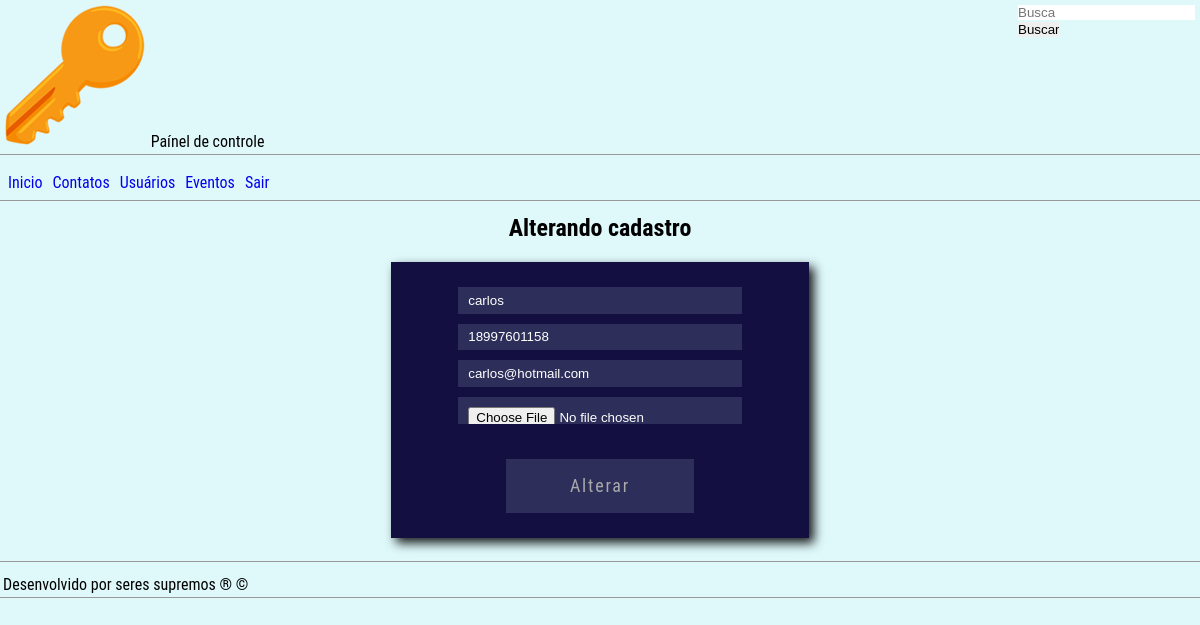
Before: /ctrlweb/contatoUp.php?id=2 (signed in) with the older database file.
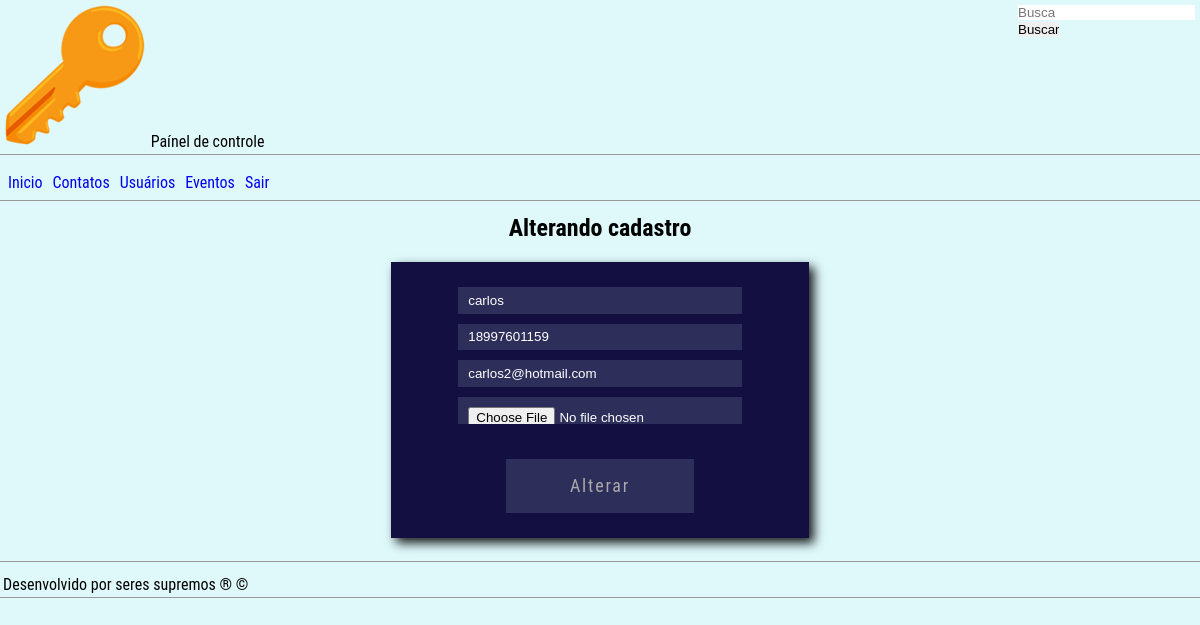
After: the same page with the newer database file.
### tables this page shows
CREATE TABLE `contatos` (
  `idcontatos` int(11) NOT NULL,
  `nome` varchar(45) NOT NULL,
  `tel` varchar(12) NOT NULL,
  `email` varchar(90) DEFAULT NULL,
  `foto` varchar(200) DEFAULT NULL,
  `users_idusers` int(11) NOT NULL
);

### ctrlweb/contatoUp.php (the view, shortened to what this page needs)
<?php
	require_once('../include/connectaBD.php');
    if(isset($_GET['id'])) {
        $sql = "SELECT * FROM contatos WHERE idcontatos = " . $_GET['id'];
		$row = mysqli_fetch_array(mysqli_query($banco, $sql));
	}
?>
<!doctype html>
<html lang="pt-br">
<head>
	<link rel="stylesheet" href="../css/folha.css" type="text/css">
</head>
<body>
	<header>
		<div id="logo"><img src="../image/top_key.png" alt="Logo PokeAgenda"> Paínel de controle</div>
		<div id="search">
			<form action="#" method="get" name="formBusca" id="formBusca">
				<input type="text" name="txtBusca" id="txtBusca" placeholder="Busca">
				<input type="submit" name="btSearch" id="btSearch" value="Buscar">
			</form>
		</div>
	</header>
	<nav>
		<ul>
			<li><a href="admin.php">Inicio</a></li>
			<li><a href="contatos.php">Contatos</a></li>
			<li><a href="users.php">Usuários</a></li>
			<li><a href="event.php">Eventos</a></li>
			<li><a href="sair.php">Sair</a></li>
		</ul>
	</nav>
	<main>
		<article>
			<section id="acesso">
				<h2>Alterando cadastro</h2>
				<form action="#" method="post" name="formCad" id="formCad" enctype="multipart/form-data">
					<input type="text" name="txtNome" id="txtNome" placeholder="Nome" value="<?= $row['nome']?>">
					<input type="text" name="txtTelefone" id="txtTelefone" placeholder="Telefone" value="<?= $row['tel']?>">
					<input type="text" name="txtEmail" id="txtEmail" placeholder="E-Mail" value="<?= $row['email']?>">
					<input type="file" name="upFt" id="upFt" placeholder="Foto">
					<input type="submit" name="btCad" id="btCad" value="Alterar">
				</form>
			</section>
		</article>
	</main>
	<footer>Desenvolvido por seres supremos &reg; &copy;</footer>
</body>
</html>

Changed rows visible on the page:
changed contatos "carlos": txtTelefone "18997601158" → "18997601159"; txtEmail "carlos@hotmail.com" → "carlos2@hotmail.com"
